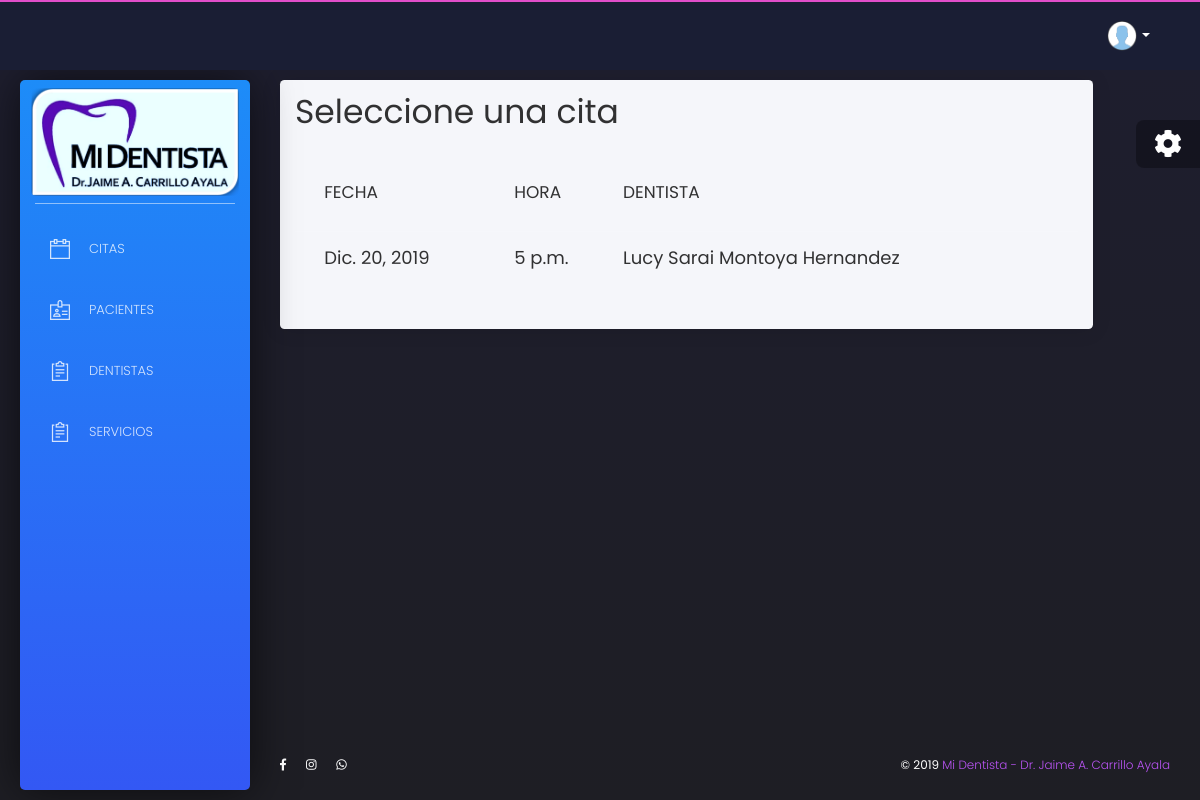
/core/citas4 (signed in), run on an earlier commit of the app's database.
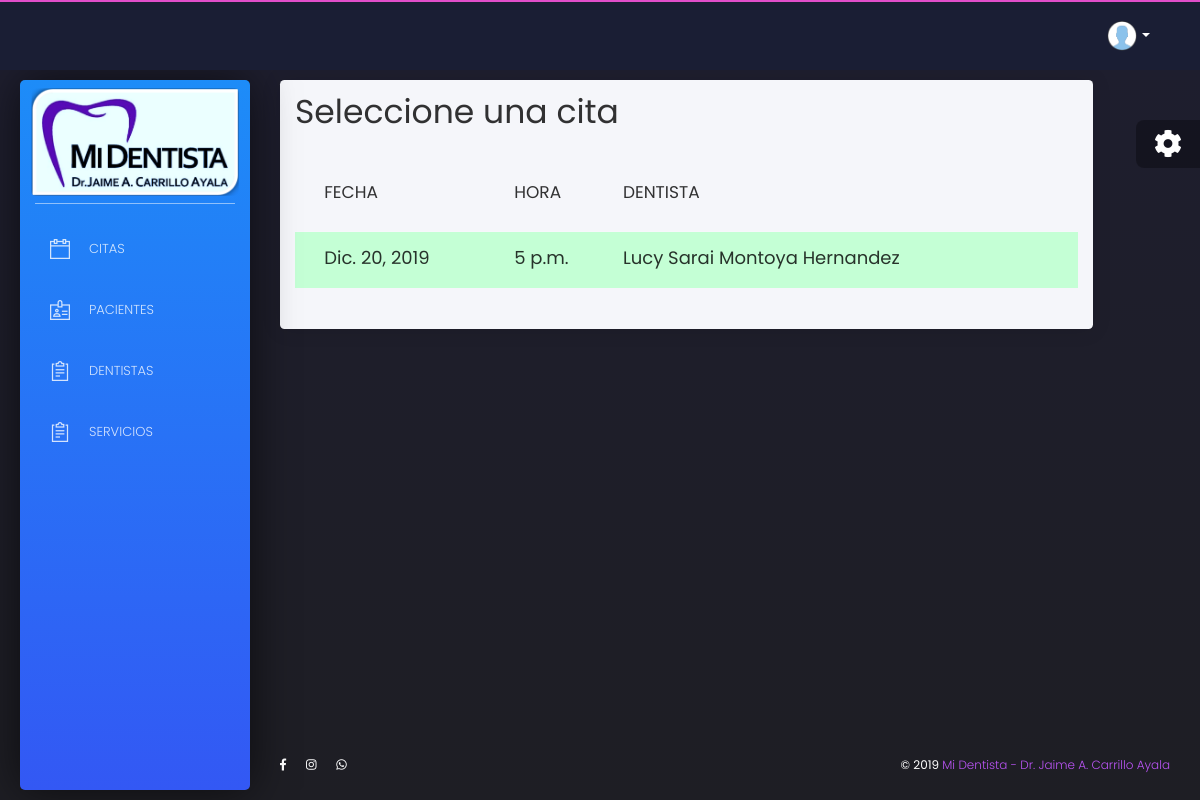
And on a later commit of the database.
### core/views.py (the view)
# urls.py: path('citas4', CitaList4, name = 'citas4'),
@login_required
def CitaList4(request):
    citas = Cita.objects.filter(asignada = True, fecha = datetime.datetime.today()).order_by('fecha', 'hora')|Cita.objects.filter(asignada = True, fecha = datetime.datetime.today() + datetime.timedelta(days = 1)).order_by('fecha', 'hora')
    dentistas = Dentista.objects.all()
    return render(request, 'core/cita_list4.html', {'citas':citas, 'dentista_list':dentistas})

### core/templates/core/cita_list4.html (shortened to what this page needs)
{% extends 'core/base.html' %}
{% load static %}
{% block content %}
<div class="content">
    <div class="row">
        <div class="col-md-11">
			    <div class="card white-content">
            <div class="card-header">
                <h1>Seleccione una cita</h1>
            </div>
				    <div class="card-body">
					    <div class="table-responsive">
                <table class="table tablesorter " id="">
                  <thead class=" text-primary">
                      <th>
                      </th>
                      <th>
                        <h4>Fecha</h4>
                      </th>
                      <th>
                        <h4>Hora</h4>
                      </th>
                       <th>
                        <h4>Dentista</h4>
                      </th>
                  </thead>
                  <tbody>
                    {% for c in citas|dictsort:'id' %}
                      {% if c.dentista.usuario == request.user %}
                        {% if c.atendida %}
                          <tr bgcolor = "#C4FFD5" id={{c.id}} onMouseOver="ResaltarFila({{c.id}});" onMouseOut="RestablecerFila({{c.id}}, '')" onClick="CrearEnlace('{% url 'core:updatecita' c.id|slugify %}');">
                        {% else %}
                          <tr  id={{c.id}} onMouseOver="ResaltarFila({{c.id}});" onMouseOut="RestablecerFila({{c.id}}, '')" onClick="CrearEnlace('{% url 'core:updatecita' c.id|slugify %}');">
                        {% endif %}
                              <td>
                              </td>
                              <td >
                                <p><b><font size="4">{{c.fecha}}</font></b></p>
                              </td>
                              <td >
                                <p><b><font size="4">{{c.hora}}</font></b></p>
                              </td>
                              <td >
                                <p><b><font size="4">{{c.paciente.nombres}} {{c.paciente.apellidos}}</font></b></p>
                              </td>
                        </tr>
                      {% endif %}
                    {% endfor %}
                  </tbody>
                </table>
				      </div>
			      </div>
	        </div>
	      </div>
      </div>
    </div>
{% endblock %}

What changed in the data, as far as the page shows it:
changed Cita "Lucy Sarai": atendida False → True (drawn)
